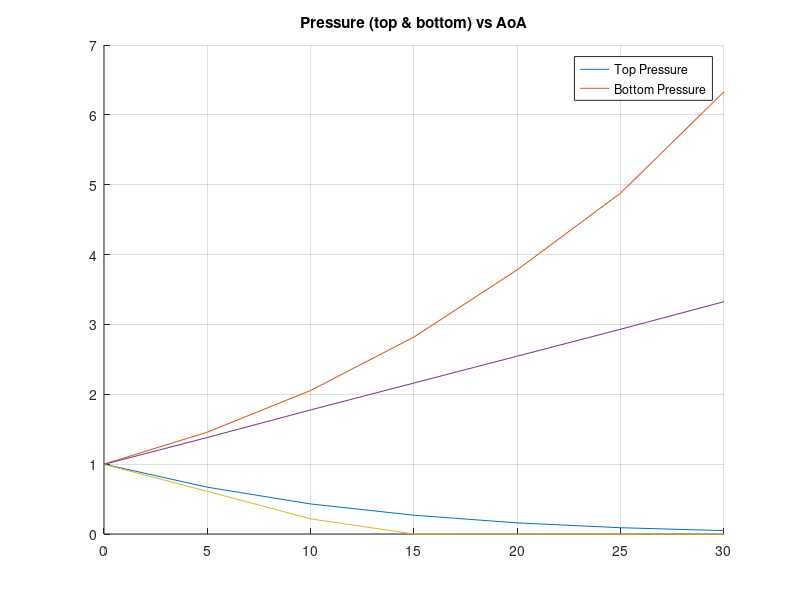
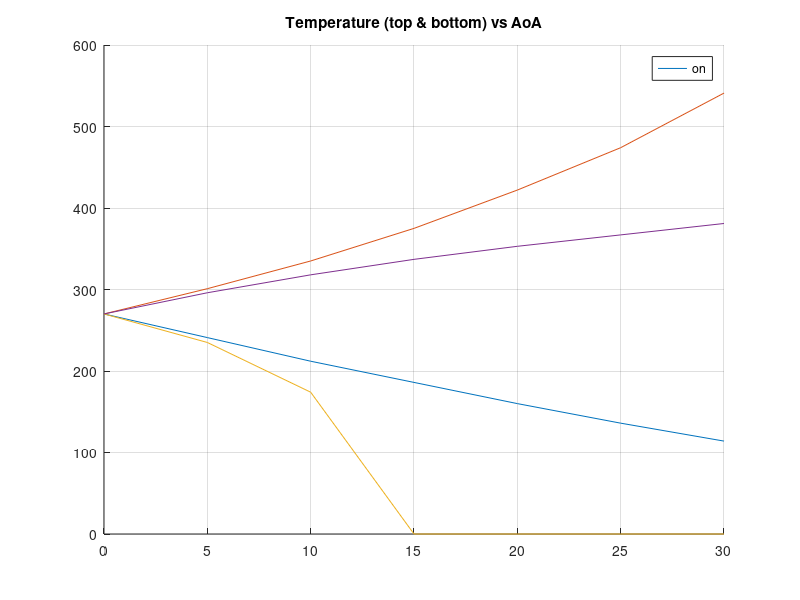
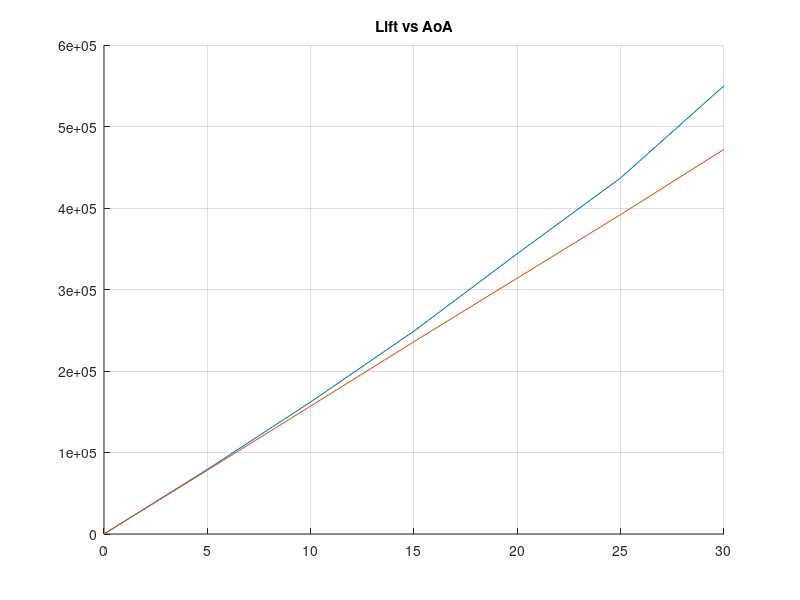
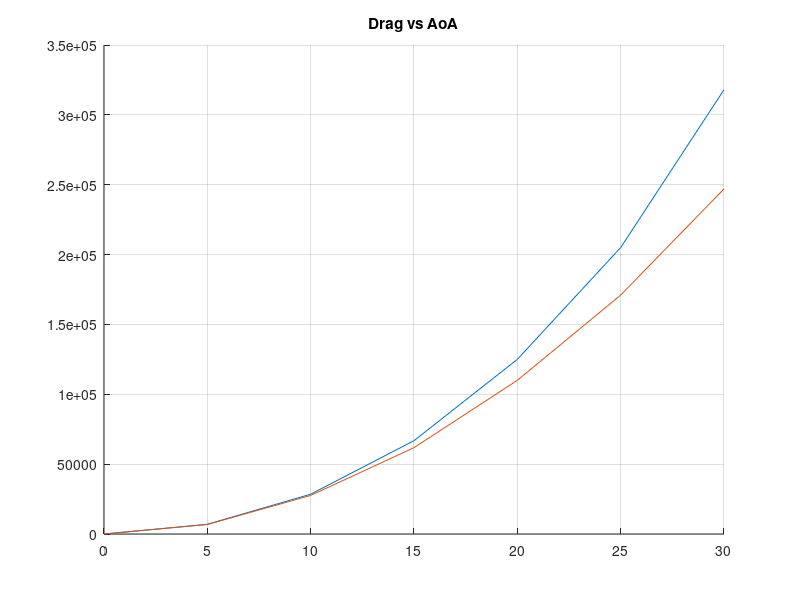

Source code (MATLAB) for these figures, in order:
% ARO - 3111 - Gas Dynamics & Highspeed Aerodynamics PS13
% Written By: Justin Millsap
% Instructor: Dr. Tony Lin
% Date: 04/17/2024
% Tool Version: R2023b
% other .m files required: RotationMatrix.m [function]
% Reference: John D Anderson Modern Compressible flow Textbook

%% Problem # 4.17 
clc;clear;
alpha = [0, 5, 10, 15, 20, 25, 30];
pBottom1 = [1, 1.458, 2.055, 2.820, 3.783, 4.881, 6.331];
pTop1 = [1, 0.670, 0.430, 0.269, 0.159, 0.09, 0.048];

tempBottom1 = [270, 301, 335, 375, 422, 474, 541];
tempTop1 = [270, 241, 212, 186, 160, 136, 114];

lift1 = [0, 7.93*10^4, 1.62*10^5, 2.49*10^5, 3.44*10^5, 4.37*10^5, 5.50*10^5];
drag1 = [0, 6.94*10^3, 2.85*10^4, 6.68*10^4, 1.25*10^5, 2.05*10^5, 3.18*10^5];
lOverd1 = [11.4, 5.68, 3.73, 2.75, 2.14, 1.73];


figure(1) 
hold on
plot(alpha , pTop1)
plot(alpha ,pBottom1)
title("Pressure (top & bottom) vs AoA")
legend ("Top Pressure" , "Bottom Pressure")
grid on
hold off

figure(2)
hold on
plot(alpha , tempTop1)
plot(alpha ,tempBottom1)
title("Temperature (top & bottom) vs AoA")
legend ("Top Temperature" , "Bottom Temperature")
grid on
legend on
hold off

figure(3)
hold on
plot(alpha, lift1)
title("Lift vs AoA")
grid on

hold off

figure(4)
hold on
plot(alpha,drag1)
title("Drag vs AoA")
grid on

hold off

figure(5)
hold on
plot(alpha(2:7),lOverd1)
title("Lift/drag vs AoA")
grid on

hold off

%% Problem 9.9
clc;clear;
alpha = [0, 5, 10, 15, 20, 25, 30];
pBottom1 = [1.01*10^5, 1.4*10^5, 1.8*10^5, 2.19*10^5, 2.58*10^5, 2.97*10^5, 3.37*10^5];
pTop1 = [1.01*10^5, 0.619*10^5, 0.22*10^5, 0, 0, 0, 0];

pBottom1 = pBottom1 ./ 101325;
pTop1 = pTop1 ./ 101325;

tempBottom1 = [270, 296, 318, 337, 353, 367, 381]; 
tempTop1 = [270, 235, 174, 0, 0, 0, 0];

lift1 = [0, 0.782*10^5, 1.57*10^5, 2.36*10^5, 3.14*10^5, 3.92*10^5, 4.72*10^5];
drag1 = [0, 0.068*10^5, 0.276*10^5, 0.618*10^5, 1.10*10^5, 1.71*10^5, 2.47*10^5];
lOverd1 = [11.5, 5.69, 3.82, 2.85, 2.29, 1.91];

figure(1) 
hold on
plot(alpha , pTop1)
plot(alpha ,pBottom1)
title("Pressure (top & bottom) vs AoA")
legend ("Top Pressure" , "Bottom Pressure")
grid on
hold off

figure(2)
hold on
plot(alpha , tempTop1)
plot(alpha ,tempBottom1)
title("Temperature (top & bottom) vs AoA")
legend ("Top Temperature" , "Bottom Temperature")
grid on
legend on
hold off

figure(3)
hold on
plot(alpha, lift1)
title("Lift vs AoA")
grid on

hold off

figure(4)
hold on
plot(alpha,drag1)
title("Drag vs AoA")
grid on

hold off

figure(5)
hold on
plot(alpha(2:7),lOverd1)
title("Lift/drag vs AoA")
grid on

hold off

